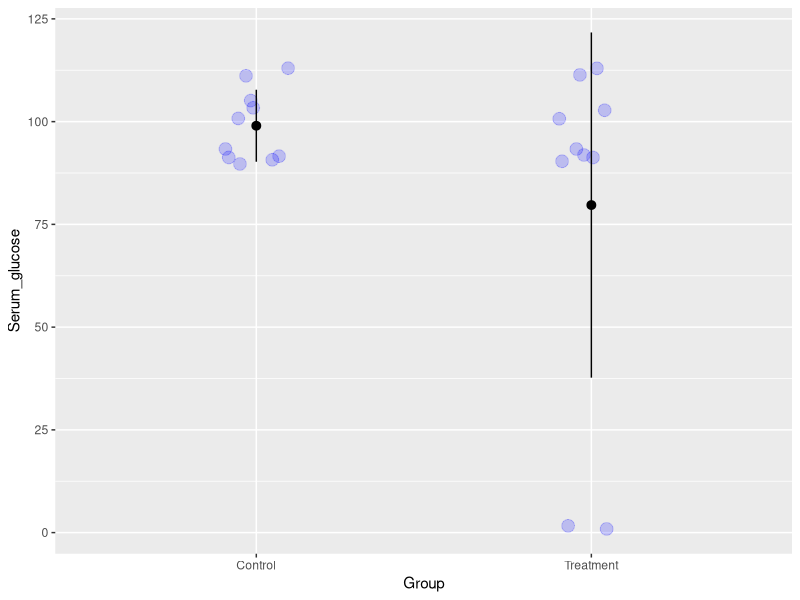

This chart was generated by the following R code:
## ---- chunk 1
library(tidyverse)
library(Hmisc)
## ---- chunk 2

Control <- c(111, 113, 92, 103, 91, 101, 90, 93, 105, 91)
Treatment <- c(111, 113, 92, 103, 91, 101, 90, 93, 1, 2)

data <- data_frame(Control, Treatment) %>% 
        gather(Group, Serum_glucose)

ggplot(data, aes(Group, Serum_glucose))+
  geom_jitter(width=0.1, size=4, color="blue", alpha = 0.2) +
  stat_summary(fun.data="mean_sdl", fun.args =list(mult=1))

## ---- chunk 3
x <- replicate(6, rnorm(3, 2, 0.4))
apply(x, 2, mean)
